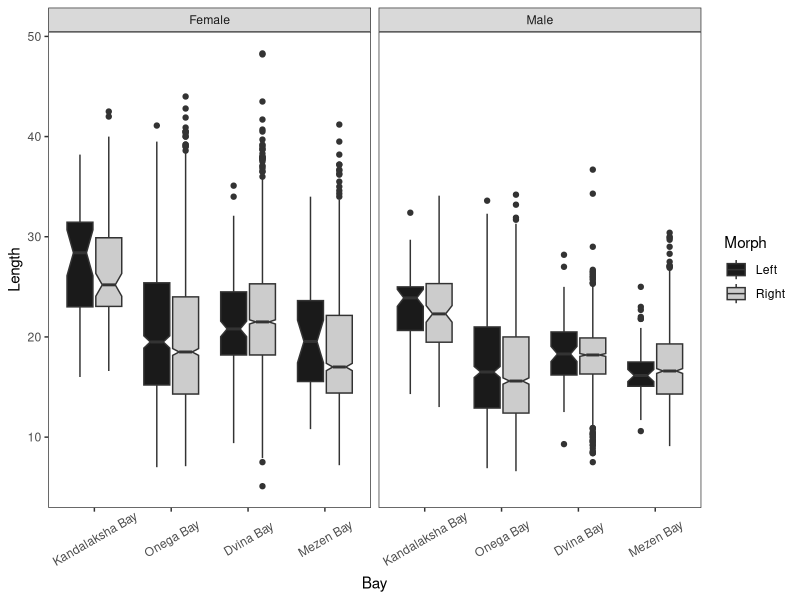
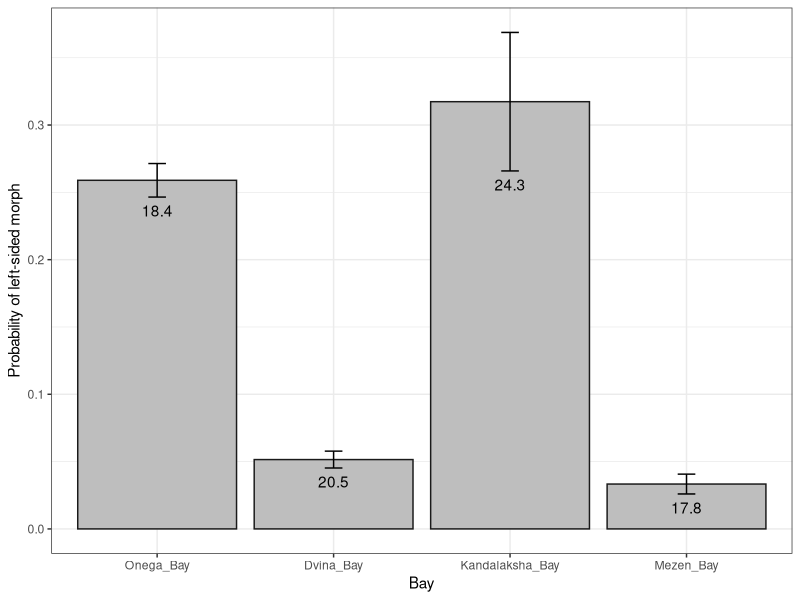
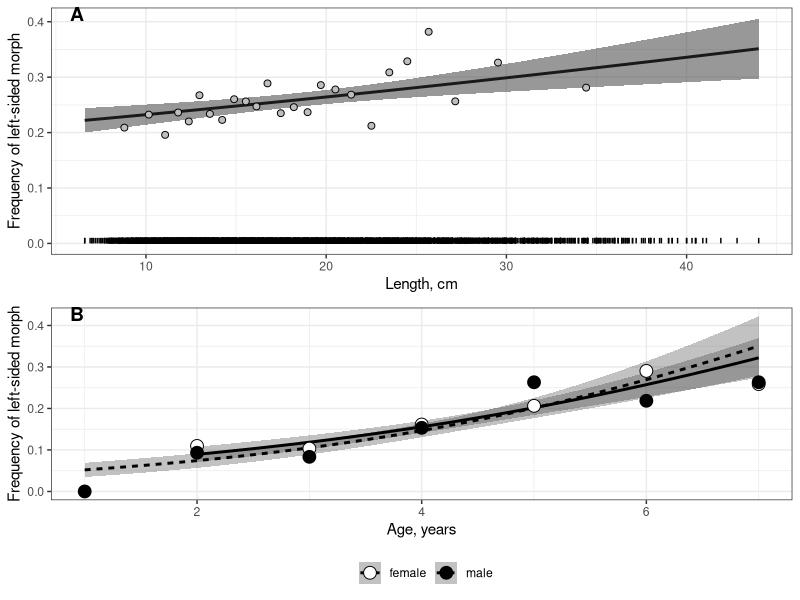

Recreate these plots in R, in order.
## ---- chunk 1
library(knitr)
opts_chunk$set(echo = FALSE, warning = FALSE, message = FALSE)

## ---- chunk 2
library(mgcv)
library(ggplot2)
library(dplyr)
library(broom)
library(car)
library(reshape2)

options(knitr.kable.NA = '')




# Функция, задающая нумерацию рисунков

figRef <- local({
    tag <- numeric()
    created <- logical()
    used <- logical()
    function(label, caption, prefix = options("figcap.prefix"), 
        sep = options("figcap.sep"), prefix.highlight = options("figcap.prefix.highlight")) {
        i <- which(names(tag) == label)
        if (length(i) == 0) {
            i <- length(tag) + 1
            tag <<- c(tag, i)
            names(tag)[length(tag)] <<- label
            used <<- c(used, FALSE)
            names(used)[length(used)] <<- label
            created <<- c(created, FALSE)
            names(created)[length(created)] <<- label
        }
        if (!missing(caption)) {
            created[label] <<- TRUE
            paste0(prefix.highlight, prefix, " ", i, sep, prefix.highlight, 
                " ", caption)
        } else {
            used[label] <<- TRUE
            paste(prefix, tag[label])
        }
    }
})

options(figcap.prefix = "Рисунок", figcap.sep = ".", figcap.prefix.highlight = "**")



theme_set(theme_bw())

kam <- read.table("Data/kambala.csv", sep = ",", header = T, dec = ".")

# str(kam)
kam$Outcome <- ifelse(kam$Sidedness == "Left", 1, 0)

kam$Bay <- factor(kam$Bay, levels = c("Kandalaksha_Bay", "Onega_Bay", "Dvina_Bay", "Mezen_Bay" ), labels = c("Kandalaksha Bay", "Onega Bay", "Dvina Bay", "Mezen Bay" ))

## ---- chunk 3

ggplot(kam, aes(x = Bay, y = L,  fill = Sidedness)) + geom_boxplot(notch = T) + facet_wrap(~Sex) + scale_fill_manual(values = c("gray10", "gray80")) + theme(panel.grid = element_blank(), axis.text.x = element_text(angle = 30, vjust = 0.6)) + labs(x = "Bay", y = "Length", fill = "Morph")
## ---- chunk 4
library(mgcv)
library(ggplot2)
library(dplyr)
library(broom)
library(car)
library(cowplot)
library(readxl)


theme_set(theme_bw())

kam <- read.table("Data/kambala.csv", sep = ",", header = T, dec = ".")
kam$Orient <- kam$Sidedness
# str(kam)
kam$Outcome <- ifelse(kam$Orient == "Left", 1, 0)


kam$Bay <- factor(kam$Bay, levels = c("Onega_Bay", "Dvina_Bay","Kandalaksha_Bay", "Mezen_Bay" ))

## ---- chunk 5

Mod <- glm(Outcome ~  L * Sex*Bay, data = kam, family = "binomial")

## ---- chunk 6
drop1(Mod, test = "Chi")
Mod_2 <- update(Mod, . ~ . - L:Sex:Bay)

drop1(Mod_2, test = "Chi")
Mod_3 <- update(Mod_2, . ~ . - L:Sex)


drop1(Mod_3, test = "Chi")
Mod_4 <- update(Mod_3, . ~ . - Sex:Bay)

drop1(Mod_4, test = "Chi")
Mod_5 <- update(Mod_4, . ~ . - L:Bay)

drop1(Mod_5, test = "Chi")

Mod_6 <- update(Mod_5, . ~ . - Sex)

## ---- chunk 7
AIC(Mod, Mod_6)

kable(tidy(Mod_6))

## ---- chunk 8
kable(tidy(Mod_6), caption = "Size Model parameters")
## ---- chunk 9

new_data <- kam %>% group_by(Bay) %>% do(data.frame(L = round(mean(.$L), 1)))

predicted <- predict(Mod_6, newdata = new_data, se.fit = T, type = "response")

new_data$Predicted <- predicted$fit
new_data$SE <- predicted$se.fit


ggplot(new_data, aes(x = Bay, y = Predicted)) + geom_col(fill = "gray", color = "gray10") + geom_errorbar(aes(ymin = Predicted - 1.96*SE, ymax = Predicted + 1.96*SE), width = 0.1) + geom_text(aes(y = Predicted - 1.96*SE -0.01, label = L)) + labs(y = "Probability of left-sided morph")


## ---- chunk 10

new_data <- kam %>% group_by(Bay) %>% do(data.frame(L = seq(min(.$L), max(.$L), length.out = 100) )) %>% filter(Bay == "Onega_Bay")

predicted <- predict(Mod_6, newdata = new_data, se.fit = T, type = "response")

new_data$Predicted <- predicted$fit
new_data$SE <- predicted$se.fit

Left_prop <- kam %>% group_by(Bay) %>% do(data.frame(L = .$L, Orient = .$Orient, Size_class = cut_number(x = .$L, n = 25))) %>% group_by(Bay,Size_class) %>% summarise(L_mean = mean(L), Left_prop = mean(Orient == "Left"), N = n()) %>% filter(N>0)  %>% filter(Bay == "Onega_Bay")


  
  


kam_oneg <- kam %>% filter(Bay == "Onega_Bay")

Pl_size_onega <-
ggplot(new_data, aes(x = L, y = Predicted)) + 
  geom_line( size = 1) +  
  geom_ribbon(aes(ymin = Predicted - 1.96*SE, ymax = Predicted + 1.96*SE), alpha = 0.5 ) + 
  geom_point(data = Left_prop, aes(x = L_mean, y = Left_prop), shape = 21, size = 2, fill = "gray") + 
  facet_wrap(~ Bay, ncol = 2) +
  labs(x = "Length, cm", y = "Frequency of left-sided morph") +
  geom_segment(data = kam_oneg, aes(x = L, xend = L, y = 0, yend = 0.01)) +
  theme(strip.text = element_blank())



## ---- chunk 11
onega_cam <- read_excel("Data/Onega_L_Age.xlsx")

onega_cam <- onega_cam %>% filter(Sex !="j")

onega_cam$Side2 <- ifelse(onega_cam$Side == "l", 1, 0)



onega_cam2 <- onega_cam[-c(2353:2356),]



onega_cam3 <- onega_cam2 %>% filter(Age<=7)


onega_cam3$Sex <-factor(onega_cam3$Sex, labels = c("female", "male"))


M <- glm(Side2 ~ Age * Sex, data = onega_cam3, family = "binomial")

## ---- chunk 12
kable(tidy(M), caption = "Age Model parameters")


## ---- chunk 13

mydata <- onega_cam3 %>% group_by(Sex) %>% do(data.frame(Age = seq(min(.$Age), max(.$Age), length.out = 50)))


fit <- predict(M, newdata = mydata, type = "response", se.fit = T)

mydata$fit <- fit$fit

mydata$SE <- fit$se.fit

P_age <- onega_cam3 %>% group_by(Sex, Age) %>% summarize(P_left = mean(Side2 == 1), N = n())

Pl_age_onega <- 
ggplot(mydata, aes(x = Age, y = fit, linetype = Sex))  + 
  geom_ribbon(aes(ymin = fit - 1.96*SE, ymax = fit + 1.96*SE), alpha = 0.3) + 
  geom_line(size = 1) +
  geom_point(data = P_age, aes(x = Age, y = P_left, fill = Sex), size = 4, shape = 21, color = "black") +
  scale_fill_manual(values = c("white", "black") ) +
  theme_bw() +
  labs(y = "Frequency of left-sided morph", x = "Age, years", fill = "", linetype = "") +
  theme(legend.position = "bottom")

## ---- chunk 14


plot_grid(Pl_size_onega, Pl_age_onega, ncol = 1, labels = c("A", "B"), hjust = c(-5, -5) )

